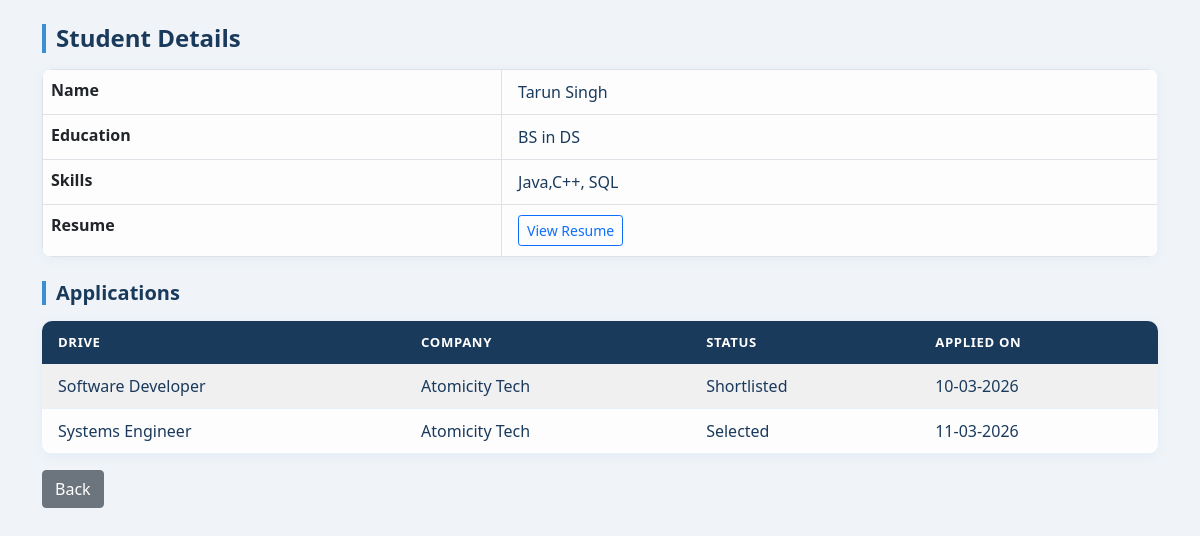
/view_student/2, run on the app's committed database.
### application/models.py (models this page shows)
class Student(db.Model):
    __tablename__ = 'student'
    id = db.Column(db.Integer, primary_key=True)
    fullname = db.Column(db.String(150), nullable=False)
    user_id = db.Column(db.Integer, db.ForeignKey('user.id'), nullable=False)
    education = db.Column(db.String(200))
    skills = db.Column(db.String(300))
    resume_filename = db.Column(db.String(200))
    applications = db.relationship('Application', backref='student', lazy=True)

class Application(db.Model):
    __tablename__ = 'application'
    id = db.Column(db.Integer, primary_key=True)
    student_id = db.Column(db.Integer, db.ForeignKey('student.id'), nullable=False)
    drive_id = db.Column(db.Integer, db.ForeignKey('drive.id'), nullable=False)
    company_id = db.Column(db.Integer, db.ForeignKey('company.id'), nullable=False)
    applied_on = db.Column(db.DateTime, default=lambda: datetime.now(timezone.utc))
    status = db.Column(db.String(30), default="Applied")
    __table_args__ = (
        UniqueConstraint('student_id', 'drive_id', name='unique_application'),)

class Drive(db.Model):
    __tablename__ = 'drive'
    id = db.Column(db.Integer, primary_key=True)
    company_id = db.Column(db.Integer, db.ForeignKey('company.id'), nullable=False)
    drive_name = db.Column(db.String(150), nullable=False)
    job_title = db.Column(db.String(200), nullable=False)
    job_description = db.Column(db.Text, nullable=False)
    eligibility = db.Column(db.String(300))
    salary = db.Column(db.String(100))
    deadline = db.Column(db.Date, nullable=False)
    status = db.Column(db.String(20), default="Pending")
    created_at = db.Column(db.DateTime, default=lambda: datetime.now(timezone.utc))
    applications = db.relationship('Application', backref='drive', lazy=True)

class Company(db.Model):
    __tablename__ = 'company'
    id = db.Column(db.Integer, primary_key=True)
    company_name = db.Column(db.String(150), nullable=False)
    user_id = db.Column(db.Integer, db.ForeignKey('user.id'), nullable=False)
    contact = db.Column(db.String(100))
    website = db.Column(db.String(200))
    description = db.Column(db.Text)
    is_approved = db.Column(db.Boolean, default=False)
    drives = db.relationship('Drive', backref='company', lazy=True)
    applications = db.relationship('Application', backref='company', lazy=True)

### application/controllers.py (the view)
@app.route("/view_student/<int:id>")
def view_student(id):
    student = Student.query.get(id)
    return render_template("admin_view_student.html", student=student)

### templates/admin_view_student.html (shortened to what this page needs)
<!DOCTYPE html>
<html>
<head>
    <link href="https://cdn.jsdelivr.net/npm/bootstrap@5.0.2/dist/css/bootstrap.min.css" rel="stylesheet">
    <link rel="stylesheet" href="/static/style.css">
</head>
<body>
<div class="container mt-4">
  <h4>Student Details</h4>
  <table class="table table-bordered">
    <tr><th>Name</th><td>{{ student.fullname }}</td></tr>
    <tr><th>Education</th><td>{{ student.education or "N/A" }}</td></tr>
    <tr><th>Skills</th><td>{{ student.skills or "N/A" }}</td></tr>
    <tr>
      <th>Resume</th>
      <td>
        {% if student.resume_filename %}
          <a href="/static/resumes/{{ student.resume_filename }}" class="btn btn-outline-primary btn-sm">View Resume</a>
        {% else %}
          Not uploaded
        {% endif %}
      </td>
    </tr>
  </table>
  <h5 class="mt-4">Applications</h5>
  {% if student.applications %}
  <table class="table table-striped">
    <thead>
      <tr>
        <th>Drive</th>
        <th>Company</th>
        <th>Status</th>
        <th>Applied On</th>
      </tr>
    </thead>
    <tbody>
      {% for a in student.applications %}
      <tr>
        <td>{{ a.drive.job_title }}</td>
        <td>{{ a.drive.company.company_name }}</td>
        <td>{{ a.status }}</td>
        <td>{{ a.applied_on.strftime("%d-%m-%Y") }}</td>
      </tr>
      {% endfor %}
    </tbody>
  </table>
  {% else %}
    <p class="text-muted">No applications yet.</p>
  {% endif %}
  <a href="/admin_dashboard" class="btn btn-secondary">Back</a>
</div>
</body>
</html>

### static/style.css (style rules this page uses)
* { margin: 0; padding: 0; box-sizing: border-box; }
body { background: linear-gradient(135deg, #e8f4fd 0%, #d6eaf8 50%, #c8e6f9 100%); font-family: 'Segoe UI', sans-serif; min-height: 100vh; }
.container h4, .container h5 { color: #1a3a5c; font-weight: 600; border-left: 4px solid #3a8fd4; padding-left: 10px; margin-bottom: 16px; }
.table { background: rgba(255, 255, 255, 0.85); border-radius: 10px; overflow: hidden; box-shadow: 0 2px 12px rgba(100, 160, 220, 0.1); }
.table thead th { background: #1a3a5c !important; color: #ffffff !important; font-size: 0.82rem; text-transform: uppercase; letter-spacing: 0.05em; border: none !important; padding: 12px 16px; }
.table tbody tr { transition: background 0.15s; }
.table tbody td { color: #1a3a5c; vertical-align: middle; border-color: rgba(58, 143, 212, 0.1) !important; padding: 10px 16px; }
body { background: #f0f4f8 !important; }

### data on the page
Student: fullname "Tarun Singh", education "BS in DS", skills "Java,C++, SQL"
Application: drive.job_title "Software Developer", drive.company.company_name "Atomicity Tech", status "Shortlisted", applied_on "10-03-2026"
Application: drive.job_title "Systems Engineer", drive.company.company_name "Atomicity Tech", status "Selected", applied_on "11-03-2026"
